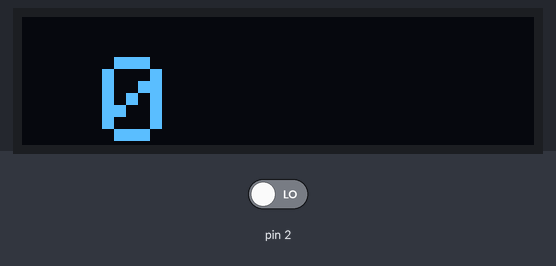
Bench run of a sketch on a simulated Arduino Uno, built with avr-gcc and run on an emulated ATmega328P. On the bench: 128×32 one-colour display. The test bench sets the inputs (shaded band); at power-on: pin 2 LOW. The display library's start-up logo is not drawn.

Above: at 3.2 s.
3.3 s: pin 2 driven HIGH
At 4.8 s:
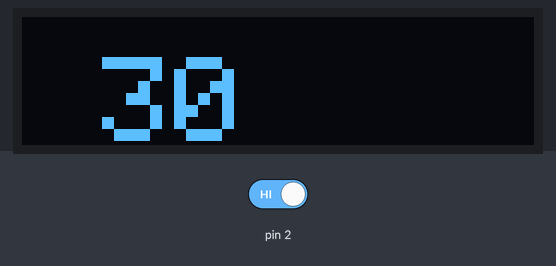
Timing chart, 0 to 6.3 s (numbered marks = the images above; inputs shaded):
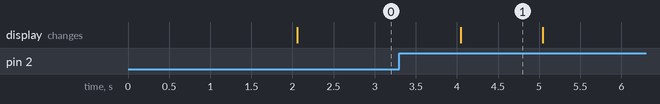

The sketch:

Tachymetre_ssd1306_128x32_i2c.ino
```cpp
#include <SPI.h>
#include <Wire.h>
#include <Adafruit_GFX.h>
#include <Adafruit_SSD1306.h>

#define SCREEN_ADDRESS 0x3C
//Adafruit_SSD1306 oled(128, 64, &Wire, -1);
Adafruit_SSD1306 oled(128, 32, &Wire, -1);

volatile long comptageImpuls=0; // variable accessible dans la routine interruption externe 0
long timeRef=0; // variable pour temps de référence en millisecondes
long delai=1000; // variable pour délai de comptage en millisecondes


void setup() {

  if(!oled.begin(SSD1306_SWITCHCAPVCC, SCREEN_ADDRESS))
  {
    Serial.println(F("SSD1306 allocation failed"));
    for(;;); // Don't proceed, loop forever
  }


  attachInterrupt(0, ComptageImpulsion, RISING); // attache l'interruption externe n°0 à la fonction gestionINT0()
  timeRef=millis(); // initialisation de la référence du comptage

  Serial.begin(9600);

  oled.display();
  delay(2000);
  // Clear the buffer
  oled.clearDisplay();
}

void loop()
{
  if (millis()>(timeRef+delai))
    {
      timeRef=timeRef+delai; // réinitialise le délai de comptage
     Affichage(comptageImpuls*30); // affiche nombre tours/sec
     comptageImpuls=0; // RAZ comptage impulsion
    }
}

// Affichage Oled
void Affichage(int tr)
{
  oled.clearDisplay();
  oled.setTextSize(3);
  oled.setTextColor(WHITE);
  oled.setCursor(20,10);
  oled.print(tr);
  oled.display();
}

// ////////////////////////// FONCTIONS DE GESTION DES INTERRUPTIONS ////////////////////

// ------------------- fonction de gestion l'interruption externe n°0 (broche 2) ----------------
// cette fonction est appelée à chaque fois que l'interruption a lieu selon le mode configuré (LOW, CHANGE, RISING, FALLING)

void ComptageImpulsion()
{
  comptageImpuls++;
}
```

Measured:
- after the input at 3.3 s, the display: changes after 0.74 s (image 1)
- what the display in image 1 shows lasts 1.0 s, from 4.0 s to 5.0 s
